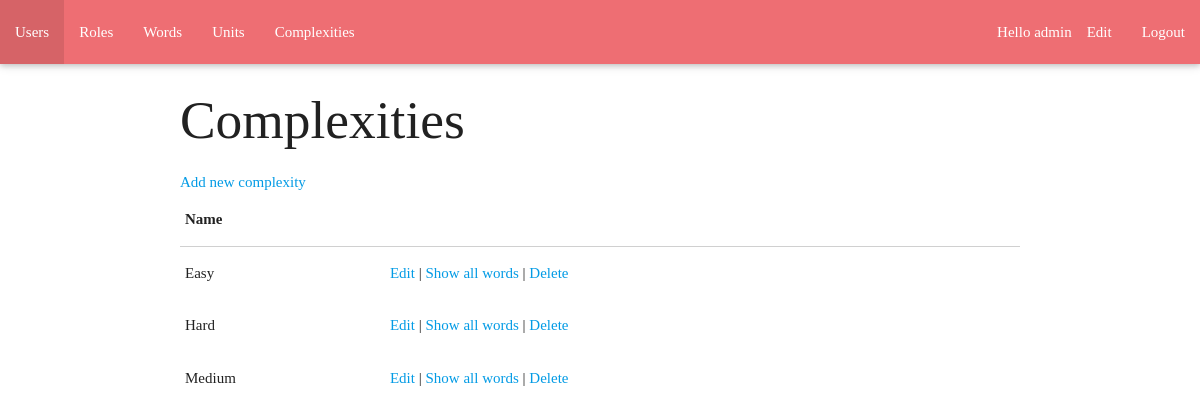
The page /complexities.php (signed in) on the database its author committed.
### tables this page shows
CREATE TABLE `complexities` (
  `id` int(11) UNSIGNED NOT NULL,
  `name` varchar(50) NOT NULL
);

### DAL/ComplexitiesRepository.php (called while the page is built, shortened)
<?php
require_once '/models/Complexity.php';
class ComplexitiesRepository
{
	private $connection;
	public function __construct() {
		$url = 'localhost';
		$dbUsername = 'root';
		$dbPass = '';
		$dbName = 'learn-english';
		$this->connection = new mysqli($url, $dbUsername, $dbPass, $dbName);
		mysqli_set_charset($this->connection, 'utf8');
	}
	function getAll() {
		$result = $this->connection->query("SELECT * FROM `complexities`");
		$complexities = array();
		while ($row = $result->fetch_assoc()) {
			$complexity = new Complexity();
			$complexity->setId($row["id"]);
			$complexity->setName($row["name"]);
			array_push($complexities, $complexity);
		}
		return $complexities;
	}
}

### models/Complexity.php (called while the page is built, shortened)
<?php
class Complexity
{
	private $id;
	private $name;
	public function getId() {
		return $this->id;
	}
	public function getName() {
		return $this->name;
	}
	public function setId($id) {
		$this->id = $id;
	}
	public function setName($name) {
		$this->name = $name;
	}
}

### complexities.php (the view, shortened to what this page needs)
<?php
require_once '/partials/header-admin.php';
require_once '/DAL/ComplexitiesRepository.php';
$complexitiesRepository = new ComplexitiesRepository();
$complexities = $complexitiesRepository->getAll();
?>
<h2>Complexities</h2>
<div>
    <a href="edit_complexity.php">Add new complexity</a>
</div>
<table>
    <thead>
    <tr>
        <th>Name</th>
        <th></th>
    </tr>
    </thead>
    <tbody>
    <?php
    foreach ($complexities as $complexity) :
        ?>
        <tr>
            <td><?= $complexity->getName() ?></td>
            <td>
                <a href="edit_complexity.php?id=<?= $complexity->getId() ?>">Edit</a> |
                <a class="modal-trigger" href="#modal<?= $complexity->getId() ?>">Show all words</a> |
                <a href="delete_complexity.php?id=<?= $complexity->getId() ?>">Delete</a>
            </td>
        </tr>
        <?php
    endforeach;
    ?>
    </tbody>
</table>
<?php
require_once '/partials/footer.php';
?>

### styles/styles.css (style rules this page uses)
html, body, div, p, img, form, input, a, header, footer, nav, main { margin: 0; padding: 0; font-family: Trebuchet, cursive; }

### rows shown on the page
complexities: name "Easy"
complexities: name "Hard"
complexities: name "Medium"

### other values the page prints
$_SESSION["LoggedUserUsername"] "admin"
